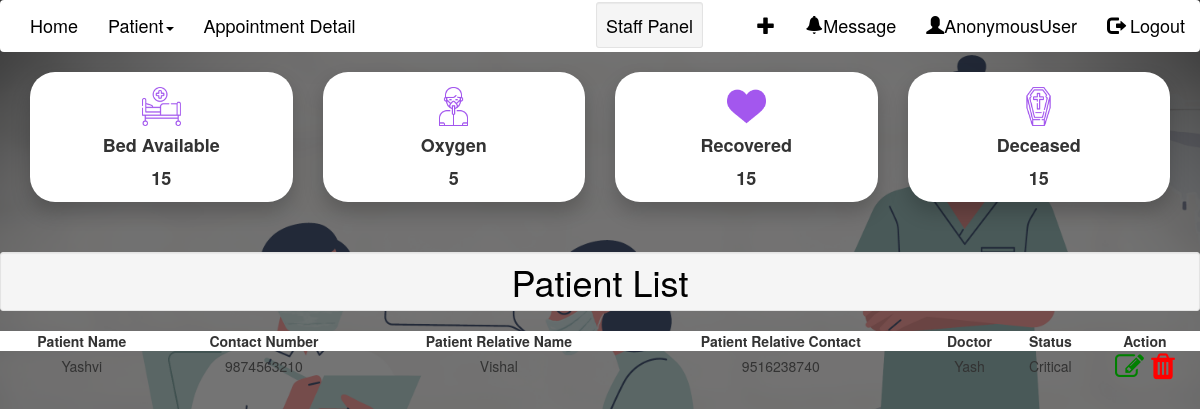
The page /staffDashboard/ on the database as committed earlier.
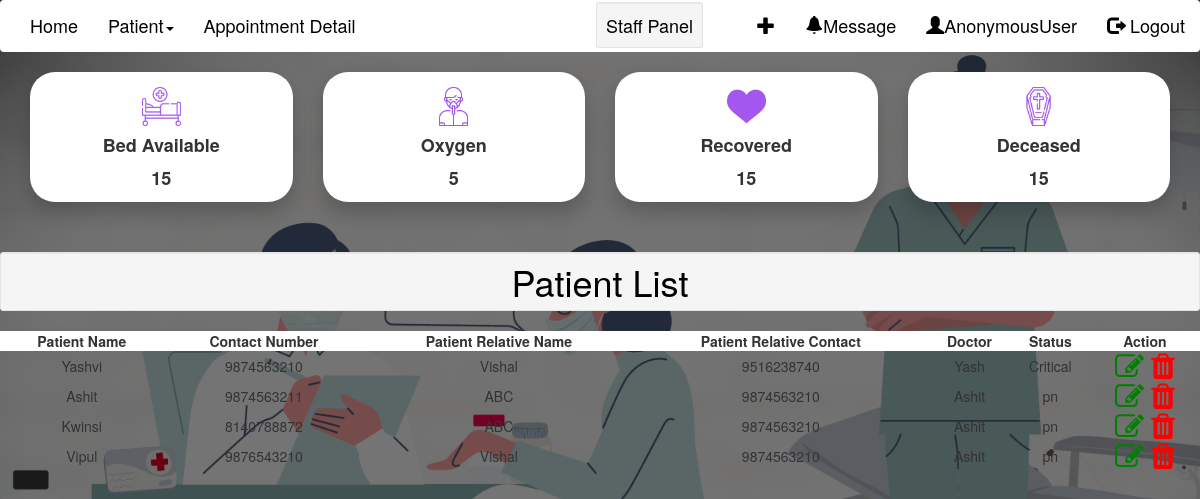
The same page on the database as committed later.
### home/models.py (models this page shows, shortened)
class Oxygen(models.Model):
    oxygen_Total = models.IntegerField(help_text = " Days &")
    oxygen_Total_Hour = models.TimeField(help_text = " Hours of Total Oxygen")
    oxygen_Used = models.IntegerField(help_text = " Days &")
    oxygen_Used_Hour = models.TimeField(help_text = " Hours of Oxygen Used")
    oxygen_Remaining = models.IntegerField(help_text = " Days &")
    oxygen_Remaining_Hour = models.TimeField(help_text = " Hours of Oxygen Remaining")
    def __str__(self):
        return str(self.oxygen_Remaining)

class Patient(models.Model):
    caseNumber = models.IntegerField(('Case Number'),default=random.randint(100000,999999),unique=True)
    patientId = models.AutoField(primary_key=True)
    patientName = models.CharField(("Patient Name"),max_length=24)
    patientEmail = models.EmailField(("Email Id"),unique=True)
    GENDER_CHOICES = (
        ('M', 'Male'),
        ('F', 'Female'),
    )
    gender = models.CharField(max_length=1, choices=GENDER_CHOICES)
    phone = models.IntegerField(("Phone Number"),validators=[validate_phoneNumber],unique=True)
    patientRelativeNumber = models.IntegerField(("Relative's Phone number"),validators=[validate_phoneNumber])
    patientRelativeName = models.CharField(("Relative's name"),max_length=24)
    line1 = models.CharField(("Address line1"),max_length=250)
    line2 = models.CharField(("Address line2"),max_length=250)
    state = models.ForeignKey('State',on_delete=models.CASCADE,null=True)
    sname = State.objects.filter(stateName = state)
    city = models.ForeignKey('City',on_delete=models.CASCADE,null=True) #,limit_choices_to={'stateName': 1}
    pincode = models.IntegerField(("Pincode"),validators=[validate_pincode])
    previousHistory = models.CharField(("Previous history"),max_length=250)
    dob = models.DateField(("Date of birth"))
    bedNumber  = models.ForeignKey('Bed',on_delete=models.CASCADE,blank=True) #,limit_choices_to={'occupied': False}
    doctorName = models.ForeignKey('Doctor',on_delete=models.CASCADE,default=None,blank=True)
    doctorNotes = models.CharField(("Doctor Notes"),max_length=250,default=None,blank=True)
    doctorLastVisited = models.DateField(("Doctor last visited on"),default=None,blank=True)
    dateTime = models.DateTimeField(("Date Time"),default=now)
    pending = 'Pending'
    critical = 'Critical'
    recovering = 'Recovering'
    recovered = 'Recovered'
    deceased = 'Deceased'
    PATIENT_STATUS_CHOICES = [
        (pending,'pending'),
        (critical, 'critical'),
        (recovering, 'recovering'),
        (recovered, 'recovered'),
        (deceased, 'deceased'),]
    patientStatus = models.CharField(("Patient Status"),max_length=10,choices=PATIENT_STATUS_CHOICES,default=pending)

class Doctor(models.Model):
    doctorId = models.AutoField(primary_key=True)
    doctorName = models.CharField(("Doctor Name"),max_length=24)
    doctorUsername=models.CharField(("Doctor Username"),max_length=15)
    doctorPass=models.CharField(("Doctor Password"),max_length=100)
    doctorContact = models.IntegerField(("Doctor Contact"))
    Specialization = models.ForeignKey('Specialization',on_delete = models.CASCADE,null=False)
    def __str__(self):
        return self.doctorName

### home/views.py (the view)
# urls.py: path('staffDashboard/',views.staffDashboard,name='staffDashboard'),
def staffDashboard(request):
    patientDetails = Patient.objects.all()
    oxy = Oxygen.objects.all()
    beds = Bed.objects.all()
    bedcnt = 0
    for bed in beds:
        if bed.occupied == False:
            bedcnt = bedcnt + 1
    return render(request,'staffDashboard.html',{"bedcnt":bedcnt,"oxy":oxy,"patientDetails":patientDetails})

### home/templates/staffDashboard.html (shortened to what this page needs)
{% load static %}
{% include 'staffNav.html' %}
<link rel="stylesheet" href="https://cdnjs.cloudflare.com/ajax/libs/fancybox/2.1.5/jquery.fancybox.min.css" media="screen">
    <link rel="stylesheet" href="https://cdn.datatables.net/1.11.5/css/jquery.dataTables.min.css">
    <link rel="stylesheet" href="https://cdnjs.cloudflare.com/ajax/libs/font-awesome/4.7.0/css/font-awesome.min.css">
<link rel="stylesheet" href="{% static 'css/staffNav.css' %}">
<div class="container">
    <div class="row ">
        <div class="col-sm-3">
            <div class="card">
                <img class="card-img-top img-fluid" src="{% static 'hospital-bed.png' %}" alt="Card image cap">
                <div class="card-block">
                    <h4 class="card-title">Bed Available</h4>
                    <p class="card-text">{{bedcnt}}</p>
                </div>
            </div>
        </div>
        <div class="col-sm-3">
            <div class="card">
                <img class="card-img-top img-fluid" src="{% static 'oxygenation.png' %}" alt="Card image cap">
                <div class="card-block">
                    <h4 class="card-title">Oxygen</h4>
                    {% for i in oxy %}
                        <p class="card-text">{{i}}</p>
                    {% endfor %}
                </div>
            </div>
        </div>
        <div class="col-sm-3">
            <div class="card">
                <img class="card-img-top img-fluid" src="{% static 'heart.png' %}" alt="Card image cap">
                <div class="card-block">
                    <h4 class="card-title">Recovered</h4>
                    <p class="card-text">15</p>
                </div>
            </div>
        </div>
        <div class="col-sm-3">
            <div class="card">
                <img class="card-img-top img-fluid" src="{% static 'coffin.png'%}" alt="Card image cap">
                <div class="card-block">
                    <h4 class="card-title">Deceased</h4>
                    <p class="card-text">15</p>
                </div>
            </div>
        </div>
    </div>
</div>
{% include 'patient.html' %}

### home/templates/staffNav.html (shortened to what this page needs)
{% load static %}
<!DOCTYPE html>
<html lang="en">
<head>
  <link rel="stylesheet" href="https://maxcdn.bootstrapcdn.com/bootstrap/3.4.1/css/bootstrap.min.css">
  <link rel="stylesheet" href="{% static 'css/staffNav.css' %}">
</head>
<body >
<nav class="navbar navbar-inverse">
  <div class="container-fluid">
    <ul class="nav navbar-nav">
      <li><a href="{% url 'index' %}" ><b style="font-size: large;">Home</b></a></li>
      <li class="dropdown"><a class="dropdown-toggle" data-toggle="dropdown" href="#" ><b style="font-size: large;">Patient</b><span class="caret"></span></a>
      </li>
      <li><a href="#" ><b style="font-size: large;">Appointment Detail</b></a></li>
    </ul>
    <ul class="nav navbar-nav" style="margin-left:18%;size: 12px;"></b>
      <li><a href="#"><b style="font-size: large;" class="well well-sm font-weight-bold">Staff Panel</b></a></li>
    </ul>
    <ul class="nav navbar-nav navbar-right">
      <li><a href="{% url 'patient' %}" ><b style="font-size: large;"><span class="glyphicon glyphicon-plus"></span></b></a></li>
      <li><a href="{% url 'message' %}" ><b style="font-size: large;"><span class="glyphicon glyphicon-bell"></span>Message</b></a></li>
      <li><a href="#" ><b style="font-size: large;"><span class="glyphicon glyphicon-user"></span>{{user}}</b></a></li>
      <li><a href="/" ><b style="font-size: large;"><span class="glyphicon glyphicon-log-out"></span> Logout</b></a></li>
    </ul>
  </div>
</nav>
</body>
</html>

### home/templates/patient.html (shortened to what this page needs)
<h1 class="text-center well well-sm  page-header"><strong>Patient List</strong></h1>
        <table id="example" class="display" style="width:100%;">
            <thead>
                <tr>
                    <th style="background-color: white;">Patient Name</th>
                    <th style="background-color: white;">Contact Number</th>
                    <th style="background-color: white;">Patient Relative Name</th>
                    <th style="background-color: white;">Patient Relative Contact</th>
                    <th style="background-color: white;">Doctor</th>
                    <th style="background-color: white;">Status</th>
                    <th style="background-color: white;">Action</th>
                </tr>
            </thead>
            <tbody>
                {% for i in patientDetails %}
                <tr>
                    <td>{{i.patientName}}</td>
                    <td>{{i.phone}}</td>
                    <td>{{i.patientRelativeName}}</td>
                    <td>{{i.patientRelativeNumber}}</td>
                    <td>{{i.doctorName}}</td>
                    <td>{{i.patientStatus}}</td>
                    <td><i class="fa fa-edit" style="font-size:29px;color:green">&nbsp;<i class="fa fa-trash" style="font-size:30px;color:red"></i></td>
                </tr>
                {% endfor %}
            </tbody>
        </table>

### static/css/staffNav.css (style rules this page uses)
body { background: url('../doc.png'); background-size: cover; }
.row { display: flex; flex-wrap: wrap; }
.navbar-inverse { background-color: white; border: none; }
b, strong { font-weight: 500; color: black; }
.caret { display: inline-block; width: 0; height: 0; margin-left: 2px; vertical-align: middle; border-top: 4px dashed; border-top: 4px solid\9; border-right: 4px solid transparent; border-left: 4px solid transparent; color: black; }
.row > div[class*='col-'] { display: flex; }
img { width: 15%; margin: 0 auto; padding-top: 15px; }
.card-title,.card-text { font-weight: bold; font-size: large; }
.card { background-color: white; text-align: center; border-radius: 25px; box-shadow: 0 10px 20px rgba(0, 0, 0, 0.2); margin: 0 auto; float: none; margin-bottom: 10px; }
.container { text-align: center; }
body { font-family: "Helvetica Neue",Helvetica,Arial,sans-serif; font-size: 14px; color: #333; }
th,td { text-align: center; }

Rows that differ between the two databases and show on the page:
added Patient: patientName "Ashit", phone "9874563211", patientRelativeName "ABC", patientRelativeNumber "9874563210", doctorName "Ashit", patientStatus "pn"
added Patient: patientName "Kwinsi", phone "8140788872", patientRelativeName "ABC", patientRelativeNumber "9874563210", doctorName "Ashit", patientStatus "pn"
added Patient: patientName "Vipul", phone "9876543210", patientRelativeName "Vishal", patientRelativeNumber "9874563210", doctorName "Ashit", patientStatus "pn"
